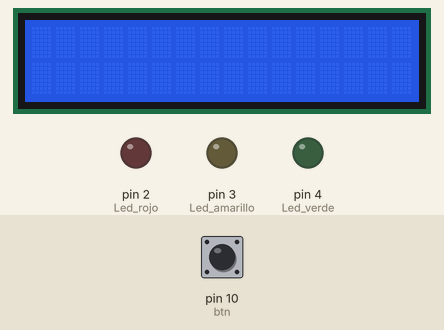
This sketch was run on a simulated Arduino Uno, built with avr-gcc and run on an emulated ATmega328P. Parts: 16×2 character LCD, output pins drawn as LEDs (lit = HIGH). Dashed ring = blinking. Inputs (shaded band) come from the test bench; at power-on: pin 10 (btn) LOW. What the sketch prints to the serial monitor is not drawn.

Above: at 1.2 s.
1.3 s: pin 10 (btn) pulled HIGH for 3.2 s
At 1.98 s:
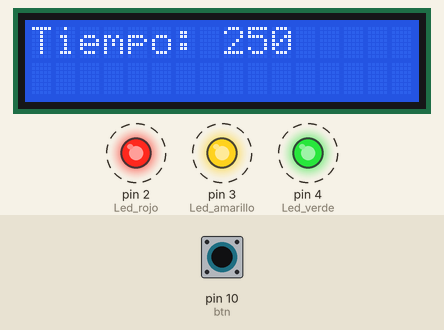
6.0 s: pin 10 (btn) pulled HIGH for 0.3 s
At 7.3 s:
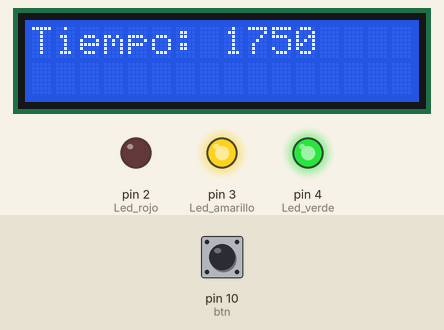
7.8 s: pin 10 (btn) pulled HIGH for 1 s
At 8.8 s:
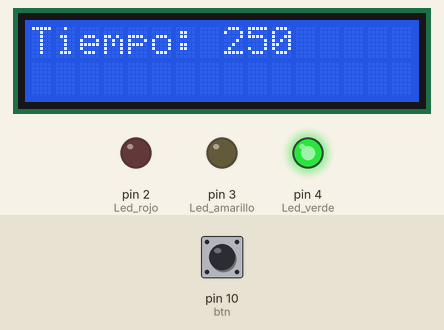
10.3 s: pin 10 (btn) driven HIGH
At 10.71 s:
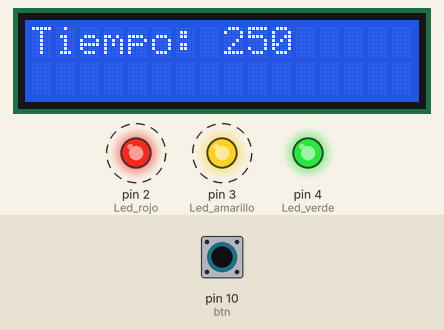
13.3 s: pin 10 (btn) driven LOW
At 13.3 s:
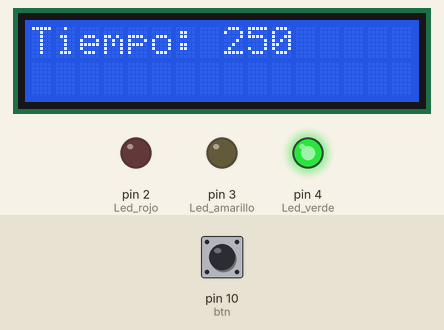
Timing chart, 0 to 15.8 s (numbered marks = the images above; inputs shaded):
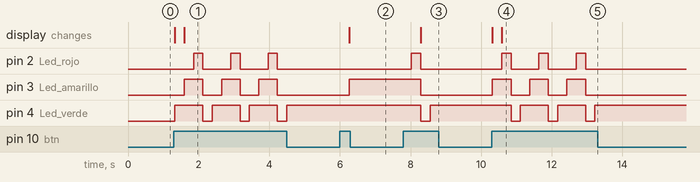

Measured:
- after the input at 1.3 s, pin 2 (Led_rojo): alternates HIGH for 0.26 s and LOW for 0.79 s, 6 changes in all, then stays LOW, starting after 0.56 s; pin 3 (Led_amarillo): alternates HIGH for 0.53 s and LOW for 0.53 s, 6 changes in all, then stays LOW, starting after 0.29 s
- after the input at 6.0 s, pin 3 (Led_amarillo): LOW → HIGH after 0.26 s; the display: changes after 0.26 s (image 2)
- after the input at 7.8 s, pin 2 (Led_rojo): LOW → HIGH after 0.23 s, → LOW 0.26 s later; pin 3 (Led_amarillo): HIGH → LOW after 0.49 s; pin 4 (Led_verde): HIGH → LOW after 0.49 s, → HIGH 0.26 s later; the display: changes after 0.49 s (image 3)
- after the input at 10.3 s, pin 2 (Led_rojo): alternates HIGH for 0.26 s and LOW for 0.79 s, starting after 0.28 s; pin 3 (Led_amarillo): alternates HIGH for 0.53 s and LOW for 0.53 s, starting at once; pin 4 (Led_verde): alternates HIGH for 0.79 s and LOW for 0.26 s, starting after 0.55 s; the display: first changes at once (image 4 shows a later state)
- after the input at 13.3 s, pin 2 (Led_rojo), pin 3 (Led_amarillo): stops changing and stays LOW; pin 4 (Led_verde): stops changing and stays HIGH

The sketch:

digital-in-out.ino
```cpp
/**
Teniendo en cuenta la entrada de un boton activar una secuencia de leds, si la entrada se repite en un lapso determinado de tiempo
el led siguiente de la secuencia se activara y asi sucesivamente, caso contrario se apagaran y volvera al estado inicial
repositorio:
*/
#include <LiquidCrystal_I2C.h>
#include <Wire.h>

const int Led_rojo = 2;   //Pin digital 2 led rojo
const int Led_amarillo = 3;   //Pin digital 3 led amarillo
const int Led_verde = 4;   //Pin digital 4 led verde(azul)
const int btn = 10;   //Pin digital 10 para el boton
long int cont=0;
int btn_estado=LOW; // inicio el estado del boton en apagado
int led_estado=0;
int btn_anterior=LOW;
const int tiempo=5000; //tiempo maximo de espera por una proxima pulsacion del boton

LiquidCrystal_I2C lcd(0x3F,16,2);//Crear el objeto lcd  dirección  0x3F y 16 columnas x 2 filas

void setup() {
  Serial.begin(9600);//iniciailzamos la comunicación del arduino con el monitor del IDE
  lcd.init(); // iniciar el lcd
  lcd.backlight();
  pinMode(Led_rojo, OUTPUT); //led como salida
  pinMode(Led_amarillo, OUTPUT); //led como salida
  pinMode(Led_verde, OUTPUT); //led como salida
  pinMode(btn, INPUT);  //boton como entrada
}

void loop()
{
btn_estado=digitalRead(btn);
if (btn_estado == HIGH){
apretar();
}
Serial.print(" estado: ");
Serial.print(btn_estado);
Serial.print(" ---tiempo: ");
Serial.println(cont);
delay(250);
cont=cont+250;

}
void apretar(){
  lcd.clear();
  lcd.print("Tiempo: ");
  lcd.print(cont);
  if (cont<tiempo) {
    switch (led_estado){
  case 0:
        {digitalWrite(Led_verde,HIGH); led_estado=1;}
  break;
  case 1:
        {digitalWrite(Led_amarillo,HIGH);led_estado=2;}
  break;
  case 2:
        { int estado_rojo= digitalRead(Led_rojo);
          if (estado_rojo==HIGH){
                  apagado(); break;}
          digitalWrite(Led_rojo,HIGH);}
  break;
                        }
    } else {
            apagado();
            }
  cont=0;
  }

void apagado(){
              led_estado=0;
            digitalWrite(Led_verde,LOW);
            digitalWrite(Led_amarillo,LOW);
            digitalWrite(Led_rojo,LOW);}
```
